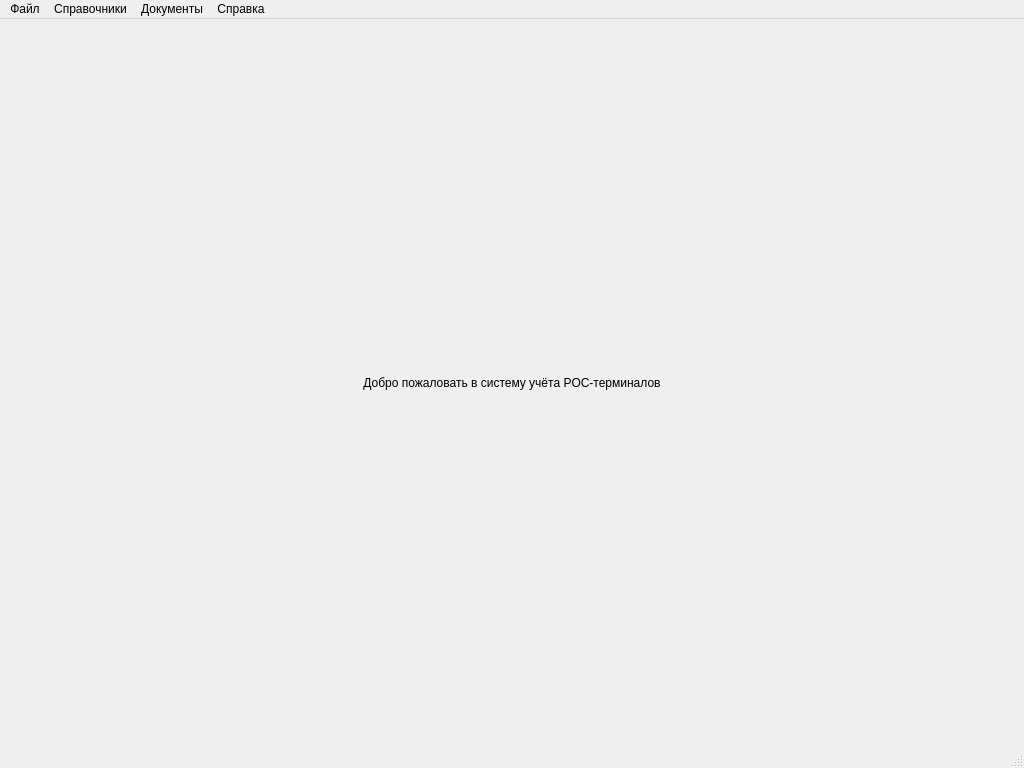
<?xml version="1.0" encoding="UTF-8"?>
<ui version="4.0">
 <class>MainWindow</class>
 <widget class="QMainWindow" name="MainWindow">
  <property name="geometry">
   <rect>
    <x>0</x>
    <y>0</y>
    <width>1024</width>
    <height>768</height>
   </rect>
  </property>
  <property name="windowTitle">
   <string>MainWindow</string>
  </property>
  <widget class="QWidget" name="centralwidget">
   <layout class="QVBoxLayout" name="verticalLayout">
    <item>
     <widget class="QLabel" name="labelWelcome">
      <property name="text">
       <string>Добро пожаловать в систему учёта POC-терминалов</string>
      </property>
      <property name="alignment">
       <set>Qt::AlignmentFlag::AlignCenter</set>
      </property>
     </widget>
    </item>
   </layout>
  </widget>
  <widget class="QMenuBar" name="menubar">
   <property name="geometry">
    <rect>
     <x>0</x>
     <y>0</y>
     <width>1024</width>
     <height>22</height>
    </rect>
   </property>
   <widget class="QMenu" name="menuDictionaries">
    <property name="title">
     <string>Справочники</string>
    </property>
    <addaction name="actionManufacturers"/>
    <addaction name="actionModels"/>
    <addaction name="actionClients"/>
    <addaction name="actionSIMCards"/>
    <addaction name="actionTerminals"/>
   </widget>
   <widget class="QMenu" name="menuFile">
    <property name="title">
     <string>Файл</string>
    </property>
    <addaction name="actionExit"/>
   </widget>
   <widget class="QMenu" name="menuHelp">
    <property name="title">
     <string>Справка</string>
    </property>
    <addaction name="actionAbout"/>
   </widget>
   <widget class="QMenu" name="menuDocuments">
    <property name="title">
     <string>Документы</string>
    </property>
    <addaction name="actionReceipt"/>
    <addaction name="actionRental"/>
    <addaction name="actionReturn"/>
    <addaction name="actionPayment"/>
    <addaction name="separator"/>
    <addaction name="actionArchiveReceipt"/>
    <addaction name="actionArchiveRental"/>
    <addaction name="actionArchiveReturn"/>
    <addaction name="actionArchivePayment"/>
   </widget>
   <addaction name="menuFile"/>
   <addaction name="menuDictionaries"/>
   <addaction name="menuDocuments"/>
   <addaction name="menuHelp"/>
  </widget>
  <widget class="QStatusBar" name="statusbar"/>
  <action name="actionAbout">
   <property name="text">
    <string>О программе</string>
   </property>
  </action>
  <action name="actionExit">
   <property name="text">
    <string>Выход</string>
   </property>
  </action>
  <action name="actionManufacturers">
   <property name="text">
    <string>Производители</string>
   </property>
  </action>
  <action name="actionModels">
   <property name="text">
    <string>Модели</string>
   </property>
  </action>
  <action name="actionClients">
   <property name="text">
    <string>Клиенты</string>
   </property>
  </action>
  <action name="actionSIMCards">
   <property name="text">
    <string>SIM-карты</string>
   </property>
  </action>
  <action name="actionTerminals">
   <property name="text">
    <string>Терминалы</string>
   </property>
  </action>
  <action name="actionReceipt">
   <property name="text">
    <string>Поступление терминалов</string>
   </property>
  </action>
  <action name="actionRental">
   <property name="text">
    <string>Передача в аренду</string>
   </property>
  </action>
  <action name="actionReturn">
   <property name="text">
    <string>Возврат из аренды</string>
   </property>
  </action>
  <action name="actionArchiveReceipt">
   <property name="text">
    <string>Архив: Поступление</string>
   </property>
  </action>
  <action name="actionArchiveRental">
   <property name="text">
    <string>Архив: Передача в аренду</string>
   </property>
  </action>
  <action name="actionArchiveReturn">
   <property name="text">
    <string>Архив: Возврат</string>
   </property>
  </action>
  <action name="actionArchivePayment">
   <property name="text">
    <string>Архив: Оплата</string>
   </property>
  </action>
  <action name="actionPayment">
   <property name="text">
    <string>Отметка оплаты</string>
   </property>
  </action>
 </widget>
 <resources/>
 <connections/>
</ui>
